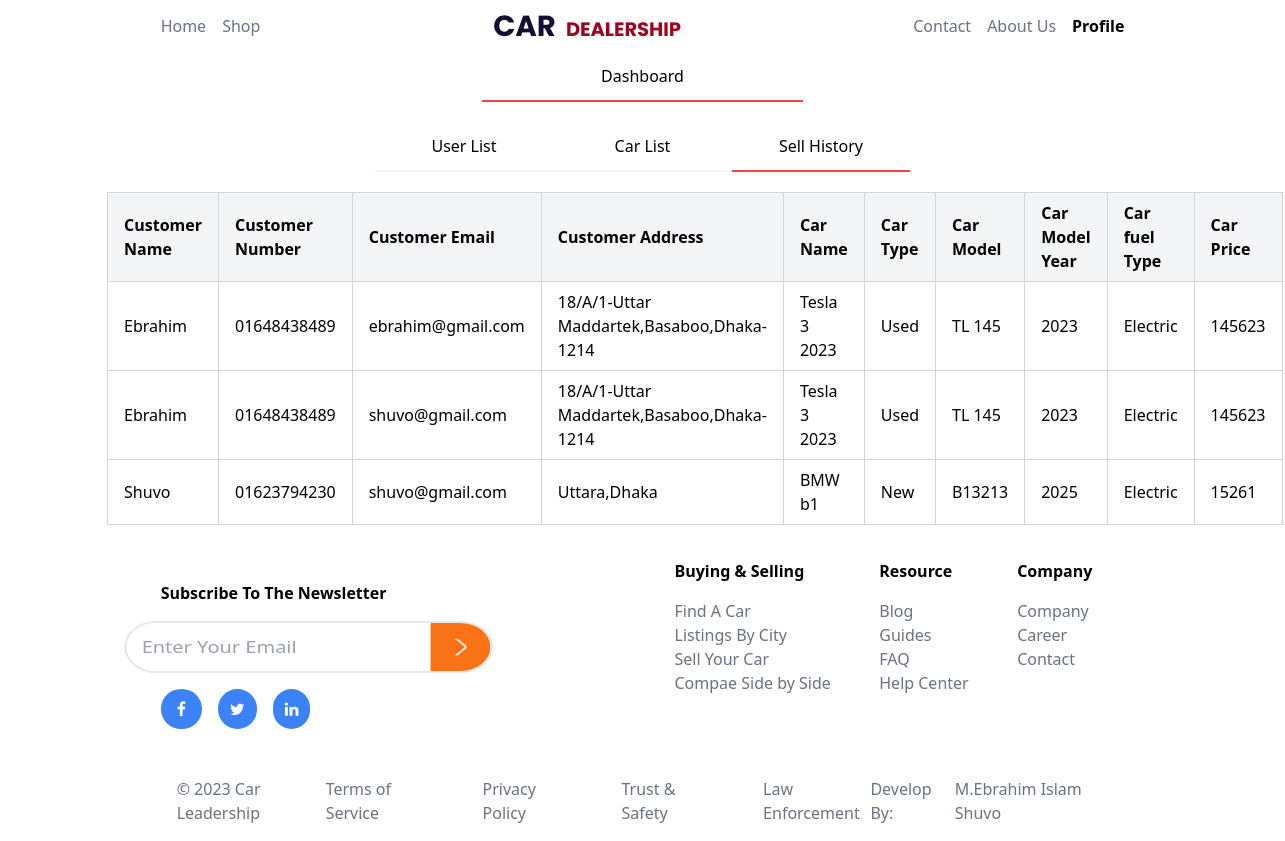
/sell.php, run on the app's committed database.
### tables this page shows
CREATE TABLE `sell` (
  `customer_name` varchar(30) DEFAULT NULL,
  `customer_number` varchar(30) DEFAULT NULL,
  `customer_email` varchar(30) DEFAULT NULL,
  `customer_address` varchar(100) DEFAULT NULL,
  `car_name` varchar(30) DEFAULT NULL,
  `car_type` varchar(30) DEFAULT NULL,
  `car_model` varchar(30) DEFAULT NULL,
  `car_year` varchar(30) DEFAULT NULL,
  `car_fuel` varchar(30) DEFAULT NULL,
  `car_price` varchar(30) DEFAULT NULL
);

### sell.php (the view, shortened to what this page needs)
<?php
    require_once("confiq\conection.php");
$sql = "SELECT * FROM sell";
$result = $con->query($sql);
?>
<!DOCTYPE html>
<html lang="en">
<head>
    <link rel="stylesheet" href="https://cdnjs.cloudflare.com/ajax/libs/font-awesome/4.7.0/css/font-awesome.min.css">
    <script src="https://cdn.tailwindcss.com"></script>
</head>
<body>
    <div class="flex flex-col items-center text-gray-500">
        <div class="flex md:justify-between justify-center items-center w-9/12 m-auto gap-4">
            <div class="flex gap-4">
                <a href="index.php" class="hover:scale-110 hover:font-semibold hover:text-black">Home</a>
                <a href="shop.php" class="hover:scale-110 hover:font-semibold hover:text-black">Shop</a>
            </div>
            <img class="hidden md:block" src="photo/logo.png" alt="">
            <div class="flex gap-4">
                <a class="hover:scale-110 hover:font-semibold hover:text-black">Contact</a>
                <a class="hover:scale-110 hover:font-semibold hover:text-black">About Us</a>
                <a href="Customer.php" class="font-semibold text-black">Profile</a>
            </div>
        </div>
    </div>
     <div class="flex w-full pb-5 md:w-6/12 m-auto">
        <p class="text-center w-[50%] border-b-2 border-red-500 py-3 m-auto">Dashboard</p>
     </div>
    <div class="order-history-section md:w-10/12 m-auto">
        <div class="flex w-6/12 pb-5 m-auto">
            <a href="admin.php" class="text-center w-[50%] border-b-2 border-gray-100 py-3 m-auto">User List</a>
            <a href="car.php" class="text-center w-[50%] border-b-2 border-gray-100 py-3 m-auto">Car List</a>
            <a href="sell.php" class="text-center w-[50%] border-b-2 border-red-500 py-3 m-auto">Sell History</a>
        </div>
        <table class="table-auto w-full border-collapse border border-gray-300 m-auto">
            <thead class="bg-gray-100">
                <tr>
                    <th class="border border-gray-300 px-4 py-2 text-left">Customer Name</th>
                    <th class="border border-gray-300 px-4 py-2 text-left">Customer Number</th>
                    <th class="border border-gray-300 px-4 py-2 text-left">Customer Email</th>
                    <th class="border border-gray-300 px-4 py-2 text-left">Customer Address</th>
                    <th class="border border-gray-300 px-4 py-2 text-left">Car Name</th>
                    <th class="border border-gray-300 px-4 py-2 text-left">Car Type</th>
                    <th class="border border-gray-300 px-4 py-2 text-left">Car Model</th>
                    <th class="border border-gray-300 px-4 py-2 text-left">Car Model Year</th>
                    <th class="border border-gray-300 px-4 py-2 text-left">Car fuel Type</th>
                    <th class="border border-gray-300 px-4 py-2 text-left">Car Price</th>
                </tr>
            </thead>
            <tbody>
                <?php
                    while($row = mysqli_fetch_array($result)){
                    ?>
                    <tr">
                        <td class="border border-gray-300 px-4 py-2"><?php echo $row['customer_name']?></td>
                        <td class="border border-gray-300 px-4 py-2"><?php echo $row['customer_number']?></td>
                        <td class="border border-gray-300 px-4 py-2"><?php echo $row['customer_email']?></td>
                        <td class="border border-gray-300 px-4 py-2"><?php echo $row['customer_address']?></td>
                        <td class="border border-gray-300 px-4 py-2"><?php echo $row['car_name']?></td>
                        <td class="border border-gray-300 px-4 py-2"><?php echo $row['car_type']?></td>
                        <td class="border border-gray-300 px-4 py-2"><?php echo $row['car_model']?></td>
                        <td class="border border-gray-300 px-4 py-2"><?php echo $row['car_year']?></td>
                        <td class="border border-gray-300 px-4 py-2"><?php echo $row['car_fuel']?></td>
                        <td class="border border-gray-300 px-4 py-2"><?php echo $row['car_price']?></td>
                    <?php
                    }
                ?>
            </tbody>
        </table>
    </div>
    <div class="flex flex-col md:flex-row md:justify-between md:w-9/12 m-auto items-center">
        <div class="flex flex-col items-center md:items-start gap-4  md:mt-14 mt-7">
            <h4 class="font-semibold">Subscribe To The Newsletter</h4>
            <div class="flex scale-x-125 border-2 rounded-full">
                <input class="rounded-l-full pl-3" type="email" placeholder="Enter Your Email">
                <img class="p-3 bg-orange-500 rounded-r-full" src="photo/arrow-right-white.png" alt="">
            </div>
            <div class=" flex items-center gap-4 mb-8 md:0">
                <a href="#" class="fa fa-facebook bg-blue-500 hover:bg-blue-700 text-white py-3 px-4 rounded-full"></a>
                <a href="#" class="fa fa-twitter bg-blue-500 hover:bg-blue-700 text-white py-3 px-3 rounded-full"></a>
                <a href="#" class="fa fa-linkedin bg-blue-500 hover:bg-blue-700 text-white py-3 px-3 rounded-full"></a>
            </div>
        </div>
        <div class="flex justify-between p-8 md:p- pt-0 w-11/12 md:w-6/12 text-gray-500">
            <div class="flex flex-col gap-4">
                <h3 class="text-black font-bold">Buying & Selling</h3>
                <div class="">
                    <p>Find A Car</p>
                    <p>Listings By City</p>
                    <p>Sell Your Car</p>
                    <p>Compae Side by Side</p>
                </div>
            </div>
            <div class="flex flex-col gap-4">
                <h3 class="text-black font-bold">Resource</h3>
                <div class="">
                    <p>Blog</p>
                    <p>Guides</p>
                    <p>FAQ</p>
                    <p>Help Center</p>
                </div>
            </div>
            <div class="flex flex-col gap-4">
                <h3 class="text-black font-bold">Company</h3>
                <div class="">
                    <p>Company</p>
                    <p>Career</p>
                    <p>Contact</p>
                </div>
            </div>
        </div>
    </div>
    <div class="">
        <div class="text-gray-500 px-4 flex flex-col items-center md:flex-row md:justify-between md:w-9/12 m-auto md:p-4 ">
            <div class="">
                <p>© 2023 Car Leadership</p>
            </div>
            <div class="flex justify-between md:gap-14">
                <p>Terms of Service</p>
                <p>Privacy Policy</p>
                <p>Trust & Safety</p>
                <p>Law Enforcement</p>
            </div>
            <div class="flex gap-2">
                <p>Develop By: </p>
                <a href="https://www.facebook.com/ebrahim.islam.2003">M.Ebrahim Islam Shuvo</a>
            </div>
        </div>
    </div>
</body>
</html>

### data on the page
sell: customer_name "Ebrahim", customer_number "01648438489", customer_email "ebrahim@gmail.com", customer_address "18/A/1-Uttar Maddartek,Basaboo,Dhaka-1214", car_name "Tesla 3 2023", car_type "Used", car_model "TL 145", car_year "2023", car_fuel "Electric", car_price "145623"
sell: customer_name "Ebrahim", customer_number "01648438489", customer_email "shuvo@gmail.com", customer_address "18/A/1-Uttar Maddartek,Basaboo,Dhaka-1214", car_name "Tesla 3 2023", car_type "Used", car_model "TL 145", car_year "2023", car_fuel "Electric", car_price "145623"
sell: customer_name "Shuvo", customer_number "01623794230", customer_email "shuvo@gmail.com", customer_address "Uttara,Dhaka", car_name "BMW b1", car_type "New", car_model "B13213", car_year "2025", car_fuel "Electric", car_price "15261"
